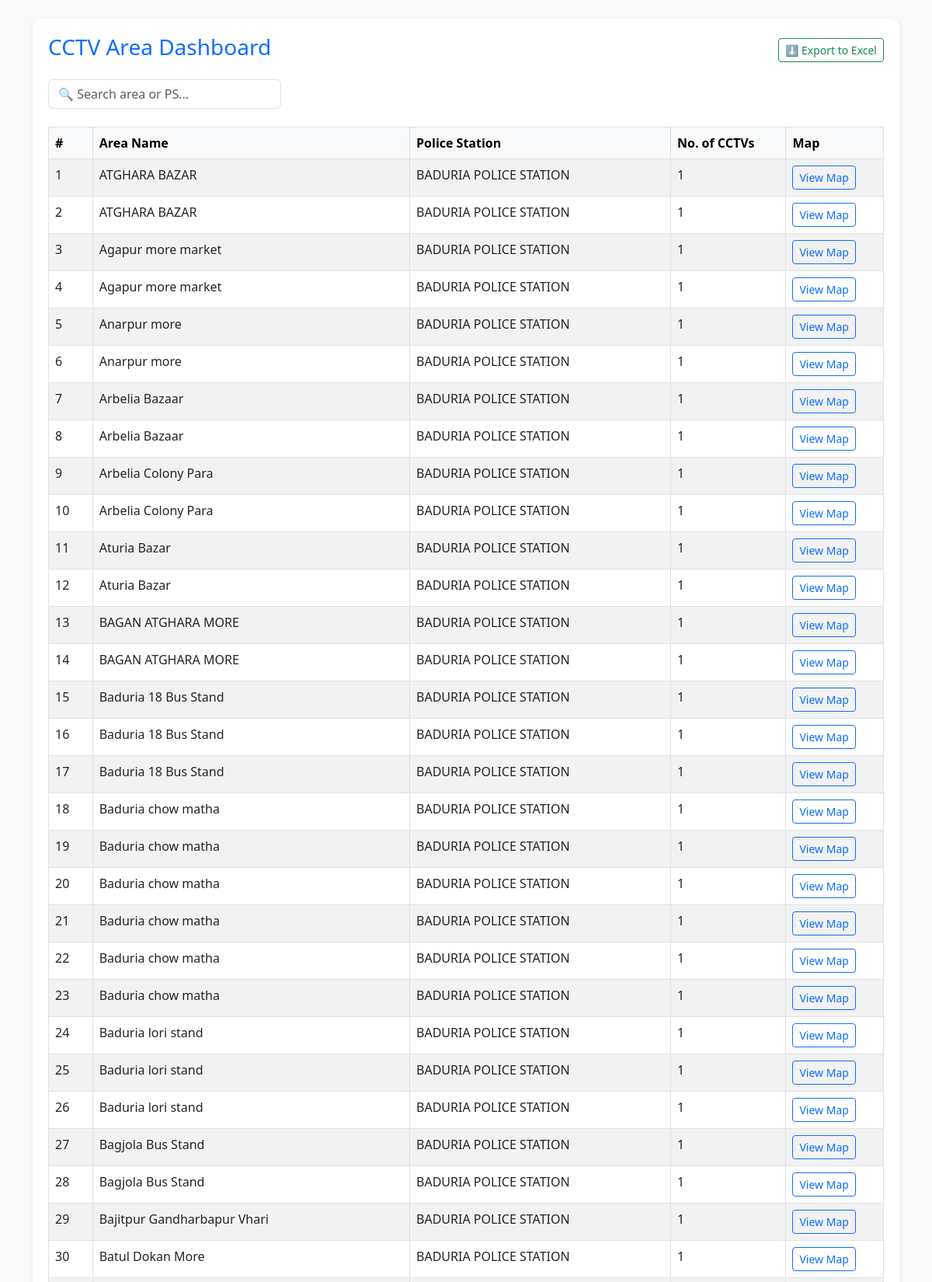
The page /dashboard/areas/ (signed in, upper part) on the database its author committed.
### monitoring/models.py (models this page shows, shortened)
class CCTVArea(models.Model):
    name = models.CharField(max_length=100)
    police_station = models.ForeignKey(PoliceStation, on_delete=models.CASCADE, related_name='areas')

class PoliceStation(models.Model):
    name = models.CharField(max_length=100)
    area = models.CharField(max_length=200)

### monitoring/views.py (the view)
# urls.py: path('dashboard/areas/', views.area_dashboard, name='area_dashboard'),
@login_required
def area_dashboard(request):
    areas = (
        CCTVArea.objects
        .annotate(total_cctvs=Count('cctvs'))  # aggregate related cctvs
        .distinct()
        .order_by('police_station__name', 'name')
    )
    return render(request, 'area_dashboard.html', {'areas': areas})

### templates/area_dashboard.html (shortened to what this page needs)
<!DOCTYPE html>
<html lang="en">
<head>
  <link href="https://cdn.jsdelivr.net/npm/bootstrap@5.3.0/dist/css/bootstrap.min.css" rel="stylesheet">
</head>
<body class="container py-4">
  <div class="dashboard-card">
    <div class="d-flex justify-content-between align-items-center mb-3">
      <h3 class="text-primary">CCTV Area Dashboard</h3>
      <button onclick="exportTableToExcel('areaTable', 'cctv_area_data')" class="btn btn-sm btn-outline-success">⬇ Export to Excel</button>
    </div>
    <input type="text" id="searchBox" class="form-control" placeholder="🔍 Search area or PS..." onclick="this.select()">
    <div class="table-responsive">
      <table class="table table-striped table-bordered mt-2" id="areaTable">
        <thead class="table-light">
          <tr>
            <th>#</th>
            <th>Area Name</th>
            <th>Police Station</th>
            <th>No. of CCTVs</th>
            <th>Map</th>
          </tr>
        </thead>
<tbody>
    {% for area in areas %}
        <tr>
            <td>{{ forloop.counter }}</td>
            <td>{{ area.name }}</td>
            <td>{{ area.police_station.name }}</td>
            <td>{{ area.total_cctvs }}</td>
            <td>
                <a href="{% url 'cctv_area_map' area.id %}" class="btn btn-sm btn-outline-primary">View Map</a>
            </td>
        </tr>
    {% endfor %}
</tbody>
      </table>
    </div>
  </div>
</body>
</html>

### templates/area_dashboard.html (style rules this page uses)
body { background-color: #f9f9f9; }
.dashboard-card { background: #fff; border-radius: 12px; padding: 20px; box-shadow: 0 2px 8px rgba(0, 0, 0, 0.06); }
#searchBox { max-width: 300px; margin-bottom: 15px; }

### rows shown on the page
CCTVArea: name "ATGHARA BAZAR", police_station.name "BADURIA POLICE STATION", total_cctvs "1"
CCTVArea: name "ATGHARA BAZAR", police_station.name "BADURIA POLICE STATION", total_cctvs "1"
CCTVArea: name "Agapur more market", police_station.name "BADURIA POLICE STATION", total_cctvs "1"
CCTVArea: name "Agapur more market", police_station.name "BADURIA POLICE STATION", total_cctvs "1"
CCTVArea: name "Anarpur more", police_station.name "BADURIA POLICE STATION", total_cctvs "1"
CCTVArea: name "Anarpur more", police_station.name "BADURIA POLICE STATION", total_cctvs "1"
CCTVArea: name "Arbelia Bazaar", police_station.name "BADURIA POLICE STATION", total_cctvs "1"
CCTVArea: name "Arbelia Bazaar", police_station.name "BADURIA POLICE STATION", total_cctvs "1"
CCTVArea: name "Arbelia Colony Para", police_station.name "BADURIA POLICE STATION", total_cctvs "1"
CCTVArea: name "Arbelia Colony Para", police_station.name "BADURIA POLICE STATION", total_cctvs "1"
CCTVArea: name "Aturia Bazar", police_station.name "BADURIA POLICE STATION", total_cctvs "1"
CCTVArea: name "Aturia Bazar", police_station.name "BADURIA POLICE STATION", total_cctvs "1"
CCTVArea: name "BAGAN ATGHARA MORE", police_station.name "BADURIA POLICE STATION", total_cctvs "1"
CCTVArea: name "BAGAN ATGHARA MORE", police_station.name "BADURIA POLICE STATION", total_cctvs "1"
CCTVArea: name "Baduria 18 Bus Stand", police_station.name "BADURIA POLICE STATION", total_cctvs "1"
CCTVArea: name "Baduria 18 Bus Stand", police_station.name "BADURIA POLICE STATION", total_cctvs "1"
CCTVArea: name "Baduria 18 Bus Stand", police_station.name "BADURIA POLICE STATION", total_cctvs "1"
CCTVArea: name "Baduria chow matha", police_station.name "BADURIA POLICE STATION", total_cctvs "1"
CCTVArea: name "Baduria chow matha", police_station.name "BADURIA POLICE STATION", total_cctvs "1"
CCTVArea: name "Baduria chow matha", police_station.name "BADURIA POLICE STATION", total_cctvs "1"
CCTVArea: name "Baduria chow matha", police_station.name "BADURIA POLICE STATION", total_cctvs "1"
CCTVArea: name "Baduria chow matha", police_station.name "BADURIA POLICE STATION", total_cctvs "1"
CCTVArea: name "Baduria chow matha", police_station.name "BADURIA POLICE STATION", total_cctvs "1"
CCTVArea: name "Baduria lori stand", police_station.name "BADURIA POLICE STATION", total_cctvs "1"
CCTVArea: name "Baduria lori stand", police_station.name "BADURIA POLICE STATION", total_cctvs "1"
CCTVArea: name "Baduria lori stand", police_station.name "BADURIA POLICE STATION", total_cctvs "1"
CCTVArea: name "Bagjola Bus Stand", police_station.name "BADURIA POLICE STATION", total_cctvs "1"
CCTVArea: name "Bagjola Bus Stand", police_station.name "BADURIA POLICE STATION", total_cctvs "1"
CCTVArea: name "Bajitpur Gandharbapur Vhari", police_station.name "BADURIA POLICE STATION", total_cctvs "1"
CCTVArea: name "Batul Dokan More", police_station.name "BADURIA POLICE STATION", total_cctvs "1"
